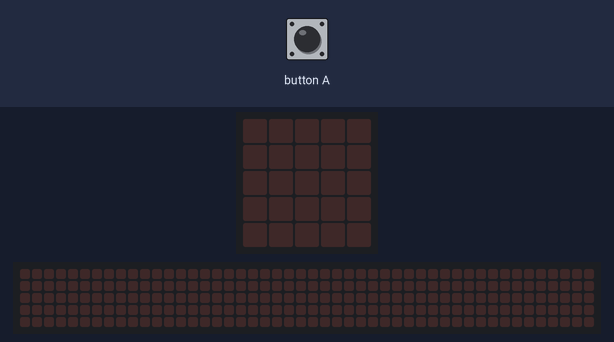
A program run on a simulated BBC micro:bit running MicroPython. Shown: the board's 5×5 LED display, a strip that is not on the board, showing the scrolling text unrolled. The inputs (shaded band) are chosen by the test bench. The 48×5 strip is a reading aid, not a part: it shows the text the display is scrolling, unrolled, one strip-width of it at a time.

Above: at 1.2 s.
1.3 s: button A pressed for 0.15 s
At 1.37 s:
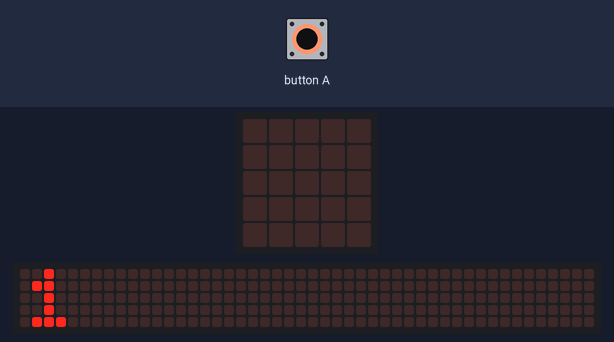
4.3 s: button A pressed for 1 s
At 5.72 s:
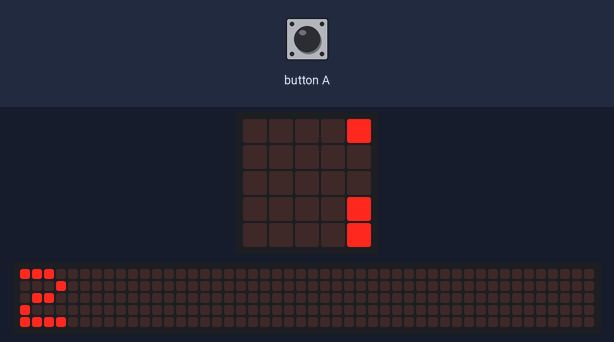
7.3 s: button A pressed for 0.15 s
At 8.62 s:
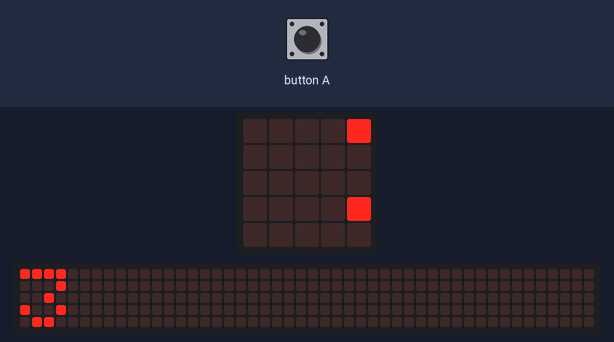
10.3 s: button A pressed for 1 s
At 11.52 s:
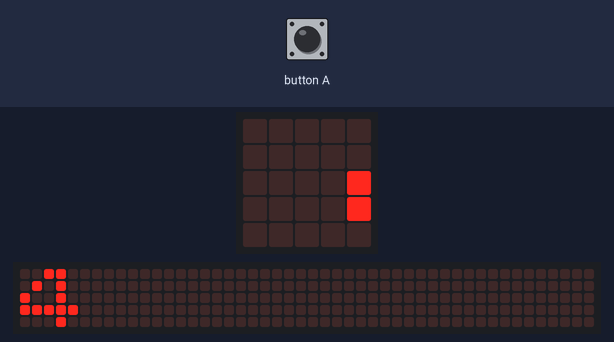

Measured:
- after the input at 1.3 s, the display: changes at once (image 1)

The program:

Counter_TA.py
```python
"""
   Counter mit Taste A
"""

import microbit
ctr = 0                                         # Initialize counter
while True:                                     # Loop forever
    ctr = ctr + microbit.button_a.get_presses() # Count the amount of presses
    if ctr > 0:                                 # Only execute if not zero
        microbit.display.scroll(str(ctr))       # Display the counter
    microbit.sleep(100)                         # Sleep for 100ms
```
